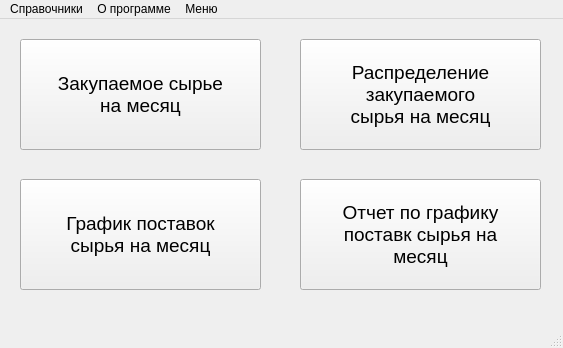
<?xml version="1.0" encoding="UTF-8"?>
<ui version="4.0">
 <class>MainM</class>
 <widget class="QMainWindow" name="MainM">
  <property name="geometry">
   <rect>
    <x>0</x>
    <y>0</y>
    <width>563</width>
    <height>348</height>
   </rect>
  </property>
  <property name="sizePolicy">
   <sizepolicy hsizetype="Fixed" vsizetype="Fixed">
    <horstretch>0</horstretch>
    <verstretch>0</verstretch>
   </sizepolicy>
  </property>
  <property name="font">
   <font>
    <pointsize>9</pointsize>
   </font>
  </property>
  <property name="windowTitle">
   <string>Главное окно</string>
  </property>
  <widget class="QWidget" name="centralwidget">
   <widget class="QPushButton" name="pushButton">
    <property name="enabled">
     <bool>true</bool>
    </property>
    <property name="geometry">
     <rect>
      <x>20</x>
      <y>20</y>
      <width>241</width>
      <height>111</height>
     </rect>
    </property>
    <property name="font">
     <font>
      <pointsize>14</pointsize>
      <stylestrategy>PreferDefault</stylestrategy>
     </font>
    </property>
    <property name="toolTip">
     <string>&lt;html&gt;&lt;head/&gt;&lt;body&gt;&lt;p align=&quot;center&quot;&gt;&lt;br/&gt;&lt;/p&gt;&lt;/body&gt;&lt;/html&gt;</string>
    </property>
    <property name="text">
     <string>Закупаемое сырье 
на месяц</string>
    </property>
   </widget>
   <widget class="QPushButton" name="pushButton_2">
    <property name="enabled">
     <bool>true</bool>
    </property>
    <property name="geometry">
     <rect>
      <x>300</x>
      <y>20</y>
      <width>241</width>
      <height>111</height>
     </rect>
    </property>
    <property name="font">
     <font>
      <pointsize>14</pointsize>
      <stylestrategy>PreferDefault</stylestrategy>
     </font>
    </property>
    <property name="toolTip">
     <string>&lt;html&gt;&lt;head/&gt;&lt;body&gt;&lt;p align=&quot;center&quot;&gt;&lt;br/&gt;&lt;/p&gt;&lt;/body&gt;&lt;/html&gt;</string>
    </property>
    <property name="text">
     <string>Распределение 
закупаемого 
сырья на месяц</string>
    </property>
   </widget>
   <widget class="QPushButton" name="pushButton_3">
    <property name="enabled">
     <bool>true</bool>
    </property>
    <property name="geometry">
     <rect>
      <x>20</x>
      <y>160</y>
      <width>241</width>
      <height>111</height>
     </rect>
    </property>
    <property name="font">
     <font>
      <pointsize>14</pointsize>
      <stylestrategy>PreferDefault</stylestrategy>
     </font>
    </property>
    <property name="toolTip">
     <string>&lt;html&gt;&lt;head/&gt;&lt;body&gt;&lt;p align=&quot;center&quot;&gt;&lt;br/&gt;&lt;/p&gt;&lt;/body&gt;&lt;/html&gt;</string>
    </property>
    <property name="text">
     <string>График поставок 
сырья на месяц</string>
    </property>
   </widget>
   <widget class="QPushButton" name="pushButton_4">
    <property name="enabled">
     <bool>true</bool>
    </property>
    <property name="geometry">
     <rect>
      <x>300</x>
      <y>160</y>
      <width>241</width>
      <height>111</height>
     </rect>
    </property>
    <property name="font">
     <font>
      <pointsize>14</pointsize>
      <stylestrategy>PreferDefault</stylestrategy>
     </font>
    </property>
    <property name="toolTip">
     <string>&lt;html&gt;&lt;head/&gt;&lt;body&gt;&lt;p align=&quot;center&quot;&gt;&lt;br/&gt;&lt;/p&gt;&lt;/body&gt;&lt;/html&gt;</string>
    </property>
    <property name="text">
     <string>Отчет по графику 
поставк сырья на 
месяц</string>
    </property>
   </widget>
  </widget>
  <widget class="QMenuBar" name="menubar">
   <property name="geometry">
    <rect>
     <x>0</x>
     <y>0</y>
     <width>563</width>
     <height>25</height>
    </rect>
   </property>
   <property name="font">
    <font>
     <pointsize>9</pointsize>
    </font>
   </property>
   <widget class="QMenu" name="menu">
    <property name="title">
     <string>Справочники</string>
    </property>
    <addaction name="action"/>
    <addaction name="action_2"/>
   </widget>
   <widget class="QMenu" name="menu_2">
    <property name="title">
     <string>О программе</string>
    </property>
    <addaction name="action_3"/>
    <addaction name="action_4"/>
   </widget>
   <widget class="QMenu" name="menu_3">
    <property name="title">
     <string>Меню</string>
    </property>
    <addaction name="action_5"/>
    <addaction name="action_6"/>
   </widget>
   <addaction name="menu"/>
   <addaction name="menu_2"/>
   <addaction name="menu_3"/>
  </widget>
  <widget class="QStatusBar" name="statusbar">
   <property name="font">
    <font>
     <pointsize>9</pointsize>
    </font>
   </property>
  </widget>
  <action name="action">
   <property name="text">
    <string>Справочник сырья</string>
   </property>
  </action>
  <action name="action_2">
   <property name="text">
    <string>Справочник претензий</string>
   </property>
  </action>
  <action name="action_3">
   <property name="text">
    <string>Автор</string>
   </property>
  </action>
  <action name="action_4">
   <property name="text">
    <string>Справка</string>
   </property>
  </action>
  <action name="action_5">
   <property name="text">
    <string>Выход</string>
   </property>
  </action>
  <action name="action_6">
   <property name="checkable">
    <bool>false</bool>
   </property>
   <property name="checked">
    <bool>false</bool>
   </property>
   <property name="enabled">
    <bool>false</bool>
   </property>
   <property name="text">
    <string>Новый пользователь</string>
   </property>
   <property name="visible">
    <bool>false</bool>
   </property>
  </action>
 </widget>
 <resources/>
 <connections/>
</ui>
